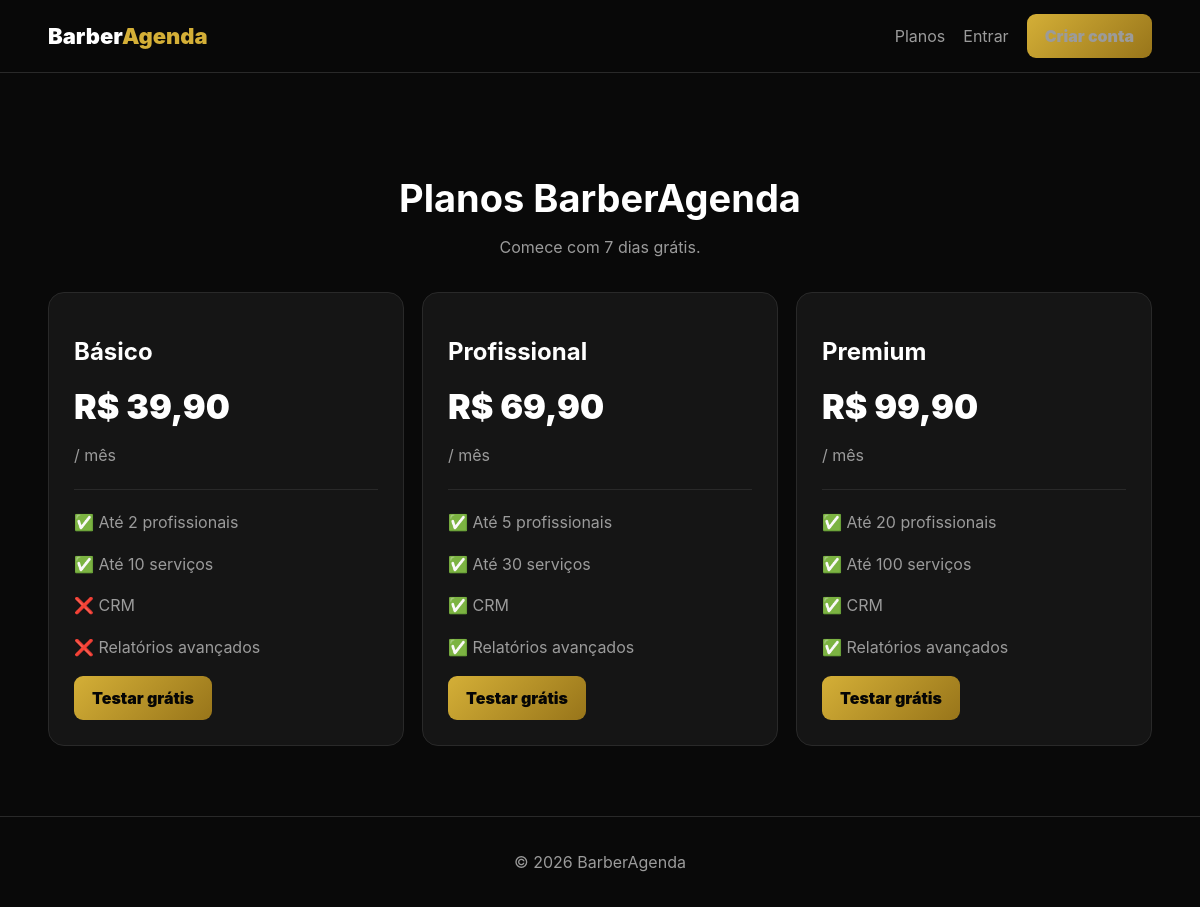
Page /planos/ on the committed database.
### apps/subscriptions/models.py (models this page shows, shortened)
class Plan(models.Model):
    priority_support = models.BooleanField(
     default=False,
    )
    name = models.CharField(
        max_length=100,
    )
    slug = models.SlugField(
        unique=True,
    )
    price = models.DecimalField(
        max_digits=10,
        decimal_places=2,
    )
    max_professionals = models.PositiveIntegerField(
        default=1,
    )
    max_services = models.PositiveIntegerField(
        default=5,
    )
    max_team_members = models.PositiveIntegerField(
        default=1,
    )
    crm_enabled = models.BooleanField(
        default=False,
    )
    advanced_reports = models.BooleanField(
        default=False,
    )
    active = models.BooleanField(
        default=True,
    )

### apps/public/views.py (the view)
def plans(request):
    plans = (
        Plan.objects
        .filter(active=True)
        .order_by("price")
    )
    return render(
        request,
        "public/plans.html",
        {
            "plans": plans,
        },
    )

### apps/public/templates/public/plans.html (shortened to what this page needs)
{% extends "public/base_public.html" %}
{% block content %}
<section class="section">
    <div class="container">
        <div class="section-title">
            <h2>
                Planos BarberAgenda
            </h2>
            <p>
                Comece com 7 dias grátis.
            </p>
        </div>
        <div class="grid">
            {% for plan in plans %}
                <div class="card">
                    <h2>
                        {{ plan.name }}
                    </h2>
                    <div class="price">
                        R$
                        {{ plan.price|floatformat:2 }}
                    </div>
                    <p>
                        / mês
                    </p>
                    <hr
                        style="
                            border:0;
                            border-top:1px solid var(--border);
                            margin:20px 0;
                        "
                    >
                    <p>
                        ✅ Até
                        {{ plan.max_professionals }}
                        profissionais
                    </p>
                    <p>
                        ✅ Até
                        {{ plan.max_services }}
                        serviços
                    </p>
                    <p>
                        {% if plan.crm_enabled %}
                            ✅
                        {% else %}
                            ❌
                        {% endif %}
                        CRM
                    </p>
                    <p>
                        {% if plan.advanced_reports %}
                            ✅
                        {% else %}
                            ❌
                        {% endif %}
                        Relatórios avançados
                    </p>
                    <a
                        href="{% url 'public:register' %}"
                        class="btn"
                    >
                        Testar grátis
                    </a>
                </div>
            {% empty %}
                <div class="card">
                    Nenhum plano cadastrado.
                </div>
            {% endfor %}
        </div>
    </div>
</section>
{% endblock %}

### apps/public/templates/public/base_public.html (style rules this page uses)
:root { --bg: #090909; --card: #151515; --border: #292929; --text: #ffffff; --muted: #9b9b9b; --gold: #d4af37; --gold-dark: #98751a; }
* { box-sizing: border-box; }
body { margin: 0; font-family: Inter, system-ui, sans-serif; background: var(--bg); color: var(--text); }
a { color: inherit; }
.container { width: min( 1180px, 92% ); margin: 0 auto; }
.btn { display: inline-flex; align-items: center; justify-content: center; min-height: 44px; padding: 10px 18px; border: none; border-radius: 9px; background: linear-gradient( 135deg, var(--gold), var(--gold-dark) ); color: #050505; text-decoration: none; font-weight: 900; cursor: pointer; }
.section { padding: 70px 0; }
.section-title { text-align: center; margin-bottom: 35px; }
.section-title h2 { margin-bottom: 10px; font-size: 38px; }
.section-title p { color: var(--muted); }
.grid { display: grid; grid-template-columns: repeat( auto-fit, minmax( 240px, 1fr ) ); gap: 18px; }
.card { padding: 25px; border: 1px solid var(--border); border-radius: 16px; background: var(--card); }
.card p { color: var(--muted); line-height: 1.6; }
.price { font-size: 34px; font-weight: 900; }

### rows in the picture
Plan: name "Básico", price "39,90", max_professionals "2", max_services "10"
Plan: name "Profissional", price "69,90", max_professionals "5", max_services "30"
Plan: name "Premium", price "99,90", max_professionals "20", max_services "100"
